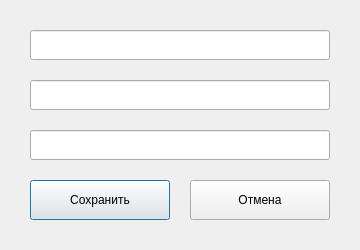
<?xml version="1.0" encoding="UTF-8"?>
<ui version="4.0">
 <class>Editor</class>
 <widget class="QDialog" name="Editor">
  <property name="windowTitle">
   <string>Редактор</string>
  </property>

  <widget class="QLineEdit" name="txtWord">
   <property name="geometry"><rect><x>30</x><y>30</y><width>300</width><height>30</height></rect></property>
  </widget>

  <widget class="QLineEdit" name="txtTrans">
   <property name="geometry"><rect><x>30</x><y>80</y><width>300</width><height>30</height></rect></property>
  </widget>

  <widget class="QLineEdit" name="txtLevel">
   <property name="geometry"><rect><x>30</x><y>130</y><width>300</width><height>30</height></rect></property>
  </widget>

  <widget class="QPushButton" name="btnSave">
   <property name="geometry"><rect><x>30</x><y>180</y><width>140</width><height>40</height></rect></property>
   <property name="text"><string>Сохранить</string></property>
  </widget>

  <widget class="QPushButton" name="btnCancel">
   <property name="geometry"><rect><x>190</x><y>180</y><width>140</width><height>40</height></rect></property>
   <property name="text"><string>Отмена</string></property>
  </widget>

 </widget>
</ui>
